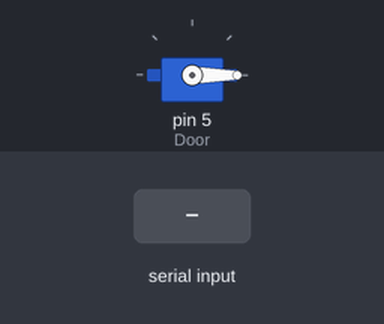
A sketch run on a simulated Arduino Uno, built with avr-gcc and run on an emulated ATmega328P. On the bench: servo. The test bench sets the inputs (shaded band).

Above: at 1.2 s.
1.3 s: "90,45\n" received over Serial
At 1.7 s:
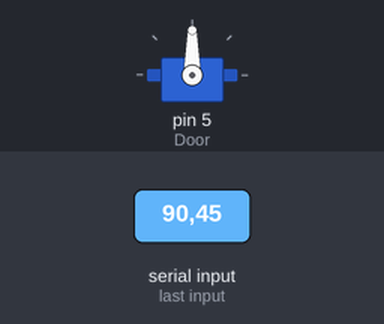
Timing chart, 0 to 4.3 s (numbered marks = the images above; inputs shaded):
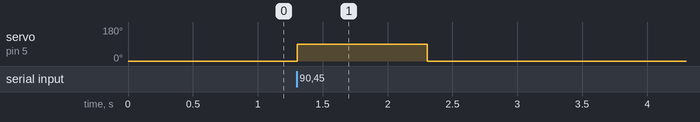

Measured:
- after the input at 1.3 s, servo on pin 5 (Door): 0° → 90° at once, → 0° 1.0 s later

The sketch:

Door.ino
```cpp
#include<Servo.h>

Servo Door;

void setup() {
  // put your setup code here, to run once:
Serial.begin(9600);
  Door.attach(5); //Attach Vertical Servo to Pin 5
  Door.write(0);
}

void loop() {
  // put your main code here, to run repeatedly:
if(Serial.available() > 0) {
    char data = Serial.parseInt();

    if (data == 0){
       Door.write (0);
    }
    else{
       Door.write (90);
    }
}
}
```
